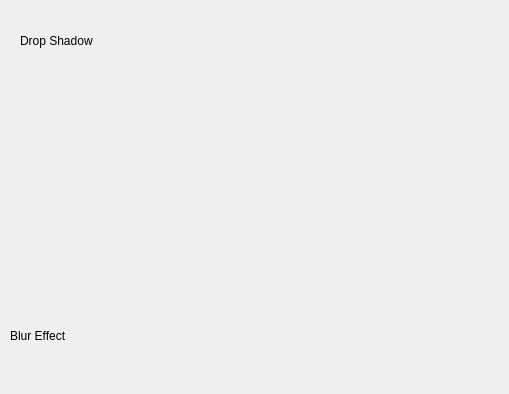
<?xml version="1.0" encoding="UTF-8"?>
<ui version="4.0">
 <class>MainWindow</class>
 <widget class="QMainWindow" name="MainWindow">
  <property name="geometry">
   <rect>
    <x>0</x>
    <y>0</y>
    <width>509</width>
    <height>394</height>
   </rect>
  </property>
  <property name="windowTitle">
   <string>MainWindow</string>
  </property>
  <widget class="QWidget" name="centralWidget">
   <widget class="QLabel" name="dropLabel">
    <property name="geometry">
     <rect>
      <x>20</x>
      <y>10</y>
      <width>181</width>
      <height>61</height>
     </rect>
    </property>
    <property name="styleSheet">
     <string notr="true">font: 20pt &quot;Monospace&quot;;</string>
    </property>
    <property name="text">
     <string>Drop Shadow</string>
    </property>
   </widget>
   <widget class="QLabel" name="blurLabel">
    <property name="geometry">
     <rect>
      <x>10</x>
      <y>290</y>
      <width>191</width>
      <height>91</height>
     </rect>
    </property>
    <property name="styleSheet">
     <string notr="true">font: 20pt &quot;Monospace&quot;;</string>
    </property>
    <property name="text">
     <string>Blur Effect</string>
    </property>
   </widget>
   <widget class="QLabel" name="imageLabel1">
    <property name="geometry">
     <rect>
      <x>20</x>
      <y>70</y>
      <width>191</width>
      <height>221</height>
     </rect>
    </property>
    <property name="styleSheet">
     <string notr="true">image: url(:/img/butterfly.png);</string>
    </property>
    <property name="text">
     <string/>
    </property>
   </widget>
   <widget class="QLabel" name="imageLabel2">
    <property name="geometry">
     <rect>
      <x>230</x>
      <y>10</y>
      <width>261</width>
      <height>361</height>
     </rect>
    </property>
    <property name="styleSheet">
     <string notr="true">image: url(:/img/tux.png);</string>
    </property>
    <property name="text">
     <string/>
    </property>
   </widget>
  </widget>
 </widget>
 <layoutdefault spacing="6" margin="11"/>
 <resources/>
 <connections/>
</ui>
